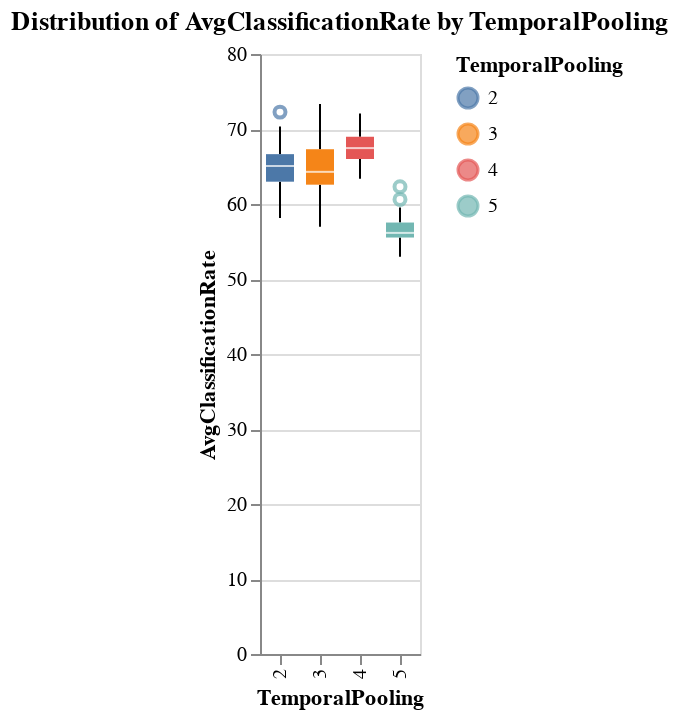

Notebook code for this chart:
### Code cell
chart = alt.Chart(df).mark_boxplot().encode(
    x='TemporalPooling:N',
    y='AvgClassificationRate:Q',
    color='TemporalPooling:N'
).properties(
    title='Distribution of AvgClassificationRate by TemporalPooling'
)
chart

### Figure 1 — Vega-Lite specification as saved in the notebook (floating-point values rounded to 4 significant figures; data arrays with more than 128 entries replaced by an {"elided": "..."} marker saying what was removed)
{"config": {"view": {"continuousWidth": 300, "continuousHeight": 300}}, "data": {"name": "data-53a41ac746499b8a045c4ec0408bb457"}, "mark": {"type": "boxplot"}, "encoding": {"color": {"field": "TemporalPooling", "type": "nominal"}, "x": {"field": "TemporalPooling", "type": "nominal"}, "y": {"field": "AvgClassificationRate", "type": "quantitative"}}, "title": "Distribution of AvgClassificationRate by TemporalPooling", "$schema": "https://vega.github.io/schema/vega-lite/v5.20.1.json", "datasets": {"data-53a41ac746499b8a045c4ec0408bb457": {"elided": "297 records"}}}
